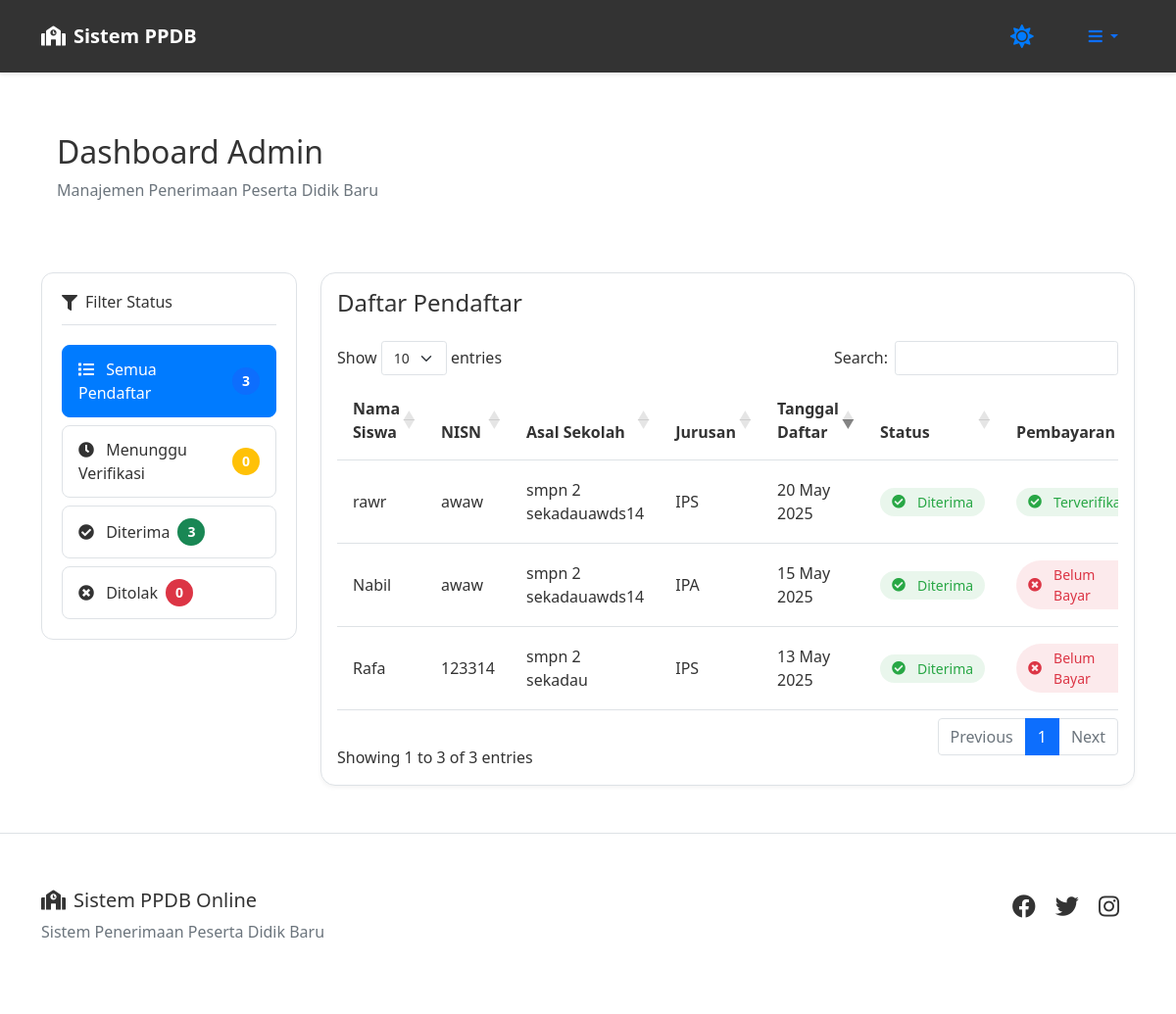
/dashboard (signed in), run on an earlier commit of the app's database.
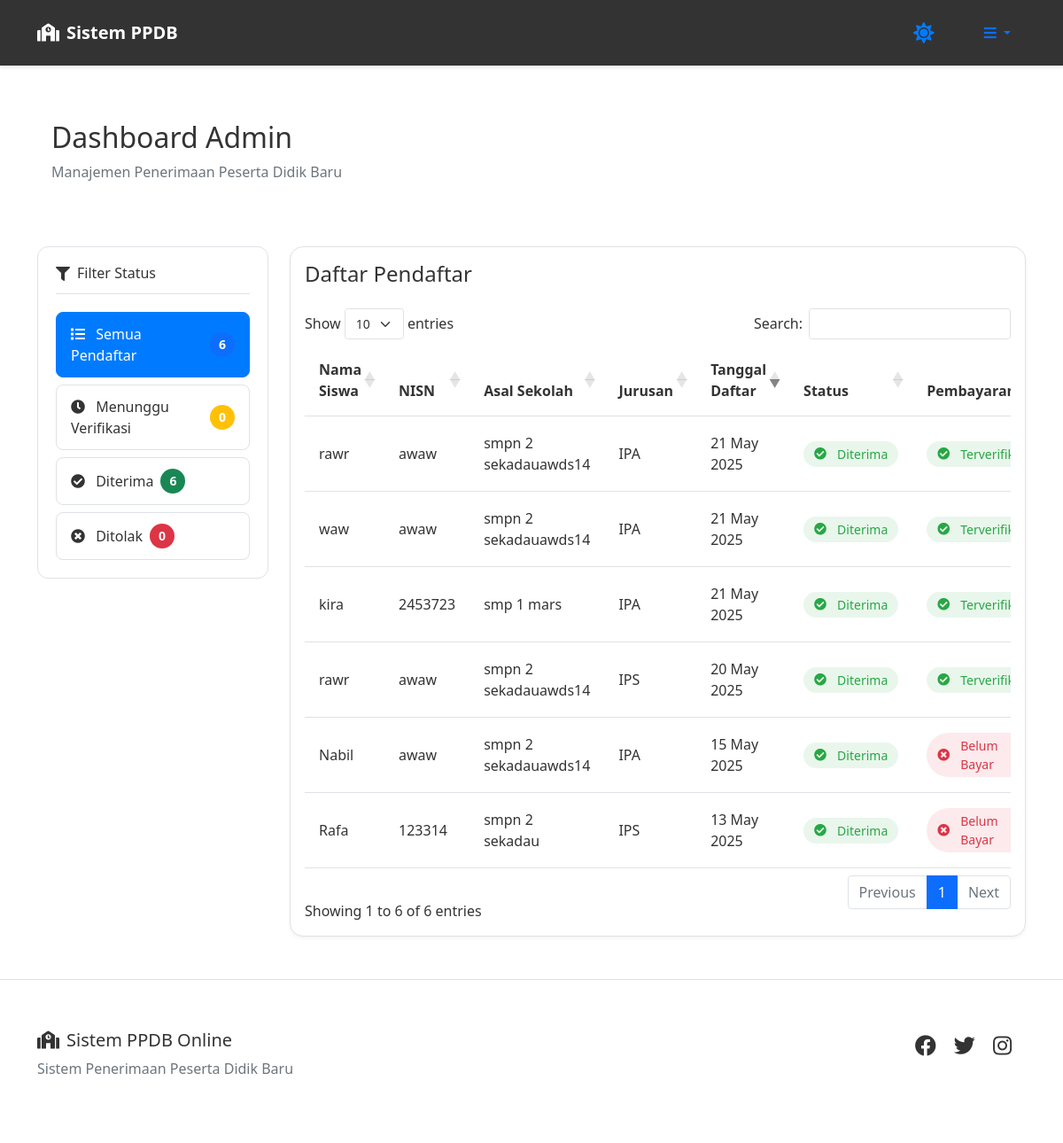
And on a later commit of the database.
### app/models.py (models this page shows, shortened)
class Form(db.Model):
    id = db.Column(db.Integer, primary_key=True)
    user_id = db.Column(db.Integer, db.ForeignKey('user.id'), nullable=False)
    form_data = db.Column(db.Text, nullable=False)
    status = db.Column(db.String(20), default='pending')
    timestamp = db.Column(db.DateTime, default=datetime.utcnow)
    akta_kelahiran = db.Column(db.String(255))
    kartu_keluarga = db.Column(db.String(255))
    ijazah_smp = db.Column(db.String(255))
    foto_siswa = db.Column(db.String(255))
    ktp_ortu = db.Column(db.String(255))
    nisn_doc = db.Column(db.String(255))
    nilai_rapor = db.Column(db.String(255))
    sertifikat_prestasi = db.Column(db.String(255))
    gender = db.Column(db.String(10))
    jurusan = db.Column(db.String(20))
    payment_proof = db.Column(db.String(255))  # Untuk menyimpan bukti pembayaran
    payment_status = db.Column(db.String(20), default='unpaid')  # unpaid/paid/confirmed
    @property
    def parsed_form_data(self):
        try:
            if isinstance(self.form_data, str):
                return json.loads(self.form_data)
            return self.form_data
        except:
            return {}

class User(UserMixin, db.Model):
    id = db.Column(db.Integer, primary_key=True)
    username = db.Column(db.String(80), unique=True, nullable=False)
    password = db.Column(db.String(120), nullable=False)
    name = db.Column(db.String(100), nullable=False)
    role = db.Column(db.String(10), default='user')
    forms = db.relationship('Form', backref='user', lazy=True)

### app/routes/main.py (the view, shortened to what this page needs)
@main.route('/dashboard')
@login_required
def dashboard():
    if current_user.role == 'admin':
        forms = Form.query.all()
        return render_template('dashboard_admin.html', forms=forms)

### app/templates/dashboard_admin.html (shortened to what this page needs)
{% extends "base.html" %}
{% block content %}
<div class="dashboard-container">
    <div class="dashboard-header mb-4">
        <div class="row align-items-center">
            <div class="col-md-6">
                <h2 class="welcome-text">Dashboard Admin</h2>
                <p class="text-muted">Manajemen Penerimaan Peserta Didik Baru</p>
            </div>
            <div class="col-md-6">
                <div class="stats-cards">
                    <div class="row g-3">
                        </div>
                    </div>
                </div>
            </div>
        </div>
    </div>
    <div class="row">
        <div class="col-md-3">
            <div class="admin-sidebar">
                <div class="sidebar-card">
                    <h5><i class="fas fa-filter me-2"></i>Filter Status</h5>
                    <div class="filter-list">
                        <button class="filter-item active w-100 text-start mb-2" data-filter="all">
                            <div class="d-flex align-items-center justify-content-between">
                                <span>
                                    <i class="fas fa-list me-2"></i>
                                    Semua Pendaftar
                                </span>
                                <span class="badge bg-primary counter-badge">{{ forms|length }}</span>
                            </div>
                        </button>
                        <button class="filter-item w-100 text-start mb-2" data-filter="Menunggu">
                            <div class="d-flex align-items-center justify-content-between">
                                <span>
                                    <i class="fas fa-clock me-2"></i>
                                    Menunggu Verifikasi
                                </span>
                                <span class="badge bg-warning counter-badge">{{ forms|selectattr('status', 'equalto', 'pending')|list|length }}</span>
                            </div>
                        </button>
                        <button class="filter-item w-100 text-start mb-2" data-filter="Diterima">
                            <div class="d-flex align-items-center justify-content-between">
                                <span>
                                    <i class="fas fa-check-circle me-2"></i>
                                    Diterima
                                </span>
                                <span class="badge bg-success counter-badge">{{ forms|selectattr('status', 'equalto', 'accepted')|list|length }}</span>
                            </div>
                        </button>
                        <button class="filter-item w-100 text-start" data-filter="Ditolak">
                            <div class="d-flex align-items-center justify-content-between">
                                <span>
                                    <i class="fas fa-times-circle me-2"></i>
                                    Ditolak
                                </span>
                                <span class="badge bg-danger counter-badge">{{ forms|selectattr('status', 'equalto', 'rejected')|list|length }}</span>
                            </div>
                        </button>
                    </div>
                </div>
            </div>
        </div>
        <div class="col-md-9">
            <div class="card admin-card">
                <div class="card-body">
                    <h4 class="card-title mb-4">Daftar Pendaftar</h4>
                    <div class="table-responsive">
                        <table id="applicationsTable" class="table table-hover admin-table">
                            <thead>
                                <tr>
                                    <th>Nama Siswa</th>
                                    <th>NISN</th>
                                    <th>Asal Sekolah</th>
                                    <th>Jurusan</th>
                                    <th>Tanggal Daftar</th>
                                    <th>Status</th>
                                    <th>Pembayaran</th>
                                </tr>
                            </thead>
                            <tbody>
                                {% for form in forms %}
                                <tr class="application-row" data-status="{{ form.status }}">
                                    <td>{{ form.user.name }}</td>
                                    <td>{{ form.parsed_form_data.get('nisn', '-') }}</td>
                                    <td>{{ form.parsed_form_data.get('previous_school', '-') }}</td>
                                    <td>{{ "IPA" if form.parsed_form_data.get('jurusan') == 'ipa' else "IPS" }}</td>
                                    <td data-sort="{{ form.timestamp.strftime('%Y%m%d') }}">
                                        {{ form.timestamp.strftime('%d %b %Y') }}
                                    </td>
                                    <td>
                                        <span class="status-badge {{ form.status }}">
                                            {% if form.status == 'pending' %}
                                                <i class="fas fa-clock me-1"></i>Menunggu
                                            {% elif form.status == 'accepted' %}
                                                <i class="fas fa-check-circle me-1"></i>Diterima
                                            {% elif form.status == 'rejected' %}
                                                <i class="fas fa-times-circle me-1"></i>Ditolak
                                            {% endif %}
                                        </span>
                                    </td>
                                    <td>
                                        {% if form.payment_proof %}
                                            {% if form.payment_status == 'confirmed' %}
                                                <span class="status-badge success">
                                                    <i class="fas fa-check-circle me-1"></i>Terverifikasi
                                                </span>
                                            {% elif form.payment_status == 'paid' %}
                                                <span class="status-badge warning">
                                                    <i class="fas fa-clock me-1"></i>Menunggu Verifikasi
                                                </span>
                                            {% endif %}
                                        {% else %}
                                            <span class="status-badge danger">
                                                <i class="fas fa-times-circle me-1"></i>Belum Bayar
                                            </span>
                                        {% endif %}
                                    </td>
                                </tr>
                                {% endfor %}
                            </tbody>
                        </table>
                    </div>
                </div>
            </div>
        </div>
    </div>
</div>
{% endblock %}

### app/templates/base.html (shortened to what this page needs)
<!DOCTYPE html>
<html lang="id" data-theme="light">
<head>
    <link href="https://cdn.jsdelivr.net/npm/bootstrap@5.1.3/dist/css/bootstrap.min.css" rel="stylesheet">
    <link rel="stylesheet" href="https://cdnjs.cloudflare.com/ajax/libs/font-awesome/5.15.4/css/all.min.css">
    <link rel="stylesheet" href="{{ url_for('static', filename='css/style.css') }}">
    <link rel="stylesheet" href="https://cdnjs.cloudflare.com/ajax/libs/bootstrap-datepicker/1.9.0/css/bootstrap-datepicker.min.css">
    <link rel="stylesheet" type="text/css" href="https://cdn.datatables.net/1.11.5/css/dataTables.bootstrap5.min.css">
    <link rel="stylesheet" type="text/css" href="https://cdn.datatables.net/responsive/2.2.9/css/responsive.bootstrap5.min.css">
</head>
<body>
    <div class="toast-container position-fixed top-0 end-0 p-3">
    </div>
<nav class="navbar navbar-expand-lg navbar-dark fixed-top">
    <div class="container">
        <a class="navbar-brand d-flex align-items-center" href="{{ url_for('main.index') }}">
            <i class="fas fa-school me-2"></i>
            <span>Sistem PPDB</span>
        </a>
        <div class="d-flex align-items-center">
            <div class="theme-switch-wrapper me-3">
                <label class="theme-switch" for="theme-toggle">
                    <span class="theme-icon">
                        <i class="fas fa-sun light-icon"></i>
                    </span>
                </label>
            </div>
            {% if current_user.is_authenticated %}
                <div class="dropdown">
                    <button class="btn btn-link nav-link dropdown-toggle" type="button" id="userMenu" data-bs-toggle="dropdown" aria-expanded="false">
                        <i class="fas fa-bars"></i>
                    </button>
                </div>
            {% endif %}
        </div>
    </div>
</nav>
    <main class="main-content">
        <div class="container mt-5 pt-4">
            {% block content %}{% endblock %}
    </main>
    <footer class="footer mt-5">
        <div class="container">
            <div class="row py-4">
                <div class="col-md-6">
                    <h5><i class="fas fa-school me-2"></i>Sistem PPDB Online</h5>
                    <p class="text-muted">Sistem Penerimaan Peserta Didik Baru</p>
                </div>
                <div class="col-md-6 text-md-end">
                    <div class="social-links">
                        <a href="#" class="me-3"><i class="fab fa-facebook"></i></a>
                        <a href="#" class="me-3"><i class="fab fa-twitter"></i></a>
                        <a href="#" class="me-3"><i class="fab fa-instagram"></i></a>
                    </div>
                </div>
            </div>
        </div>
    </footer>
</body>
</html>

What changed in the data, as far as the page shows it:
added Form: user.name "rawr", parsed_form_data.get "awaw", parsed_form_data.get "smpn 2 sekadauawds14", form_data "IPA", timestamp "21 May 2025", status "accepted" (drawn), payment_status "confirmed" (drawn)
added Form: user.name "waw", parsed_form_data.get "awaw", parsed_form_data.get "smpn 2 sekadauawds14", form_data "IPA", timestamp "21 May 2025", status "accepted" (drawn), payment_status "confirmed" (drawn)
added Form: user.name "kira", parsed_form_data.get "2453723", parsed_form_data.get "smp 1 mars", form_data "IPA", timestamp "21 May 2025", status "accepted" (drawn), payment_status "confirmed" (drawn)
Also different on the page:
text written by a page script: "Show entries Search: Showing 1 to 3 of 3 entries Previous 1 Next" → "Show entries Search: Showing 1 to 6 of 6 entries Previous 1 Next"
text no longer shown: "3 3"
text now shown: "6 6"
